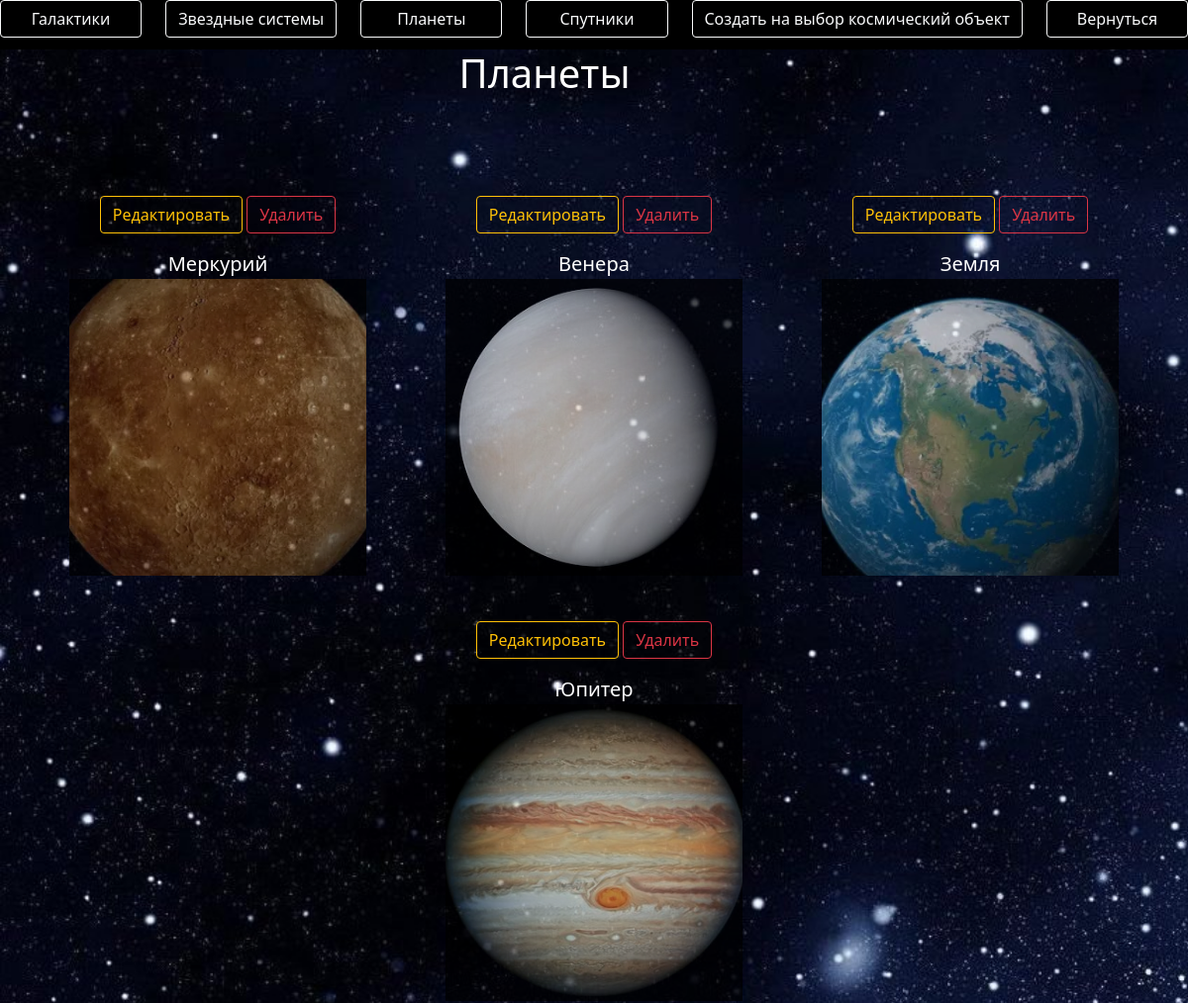
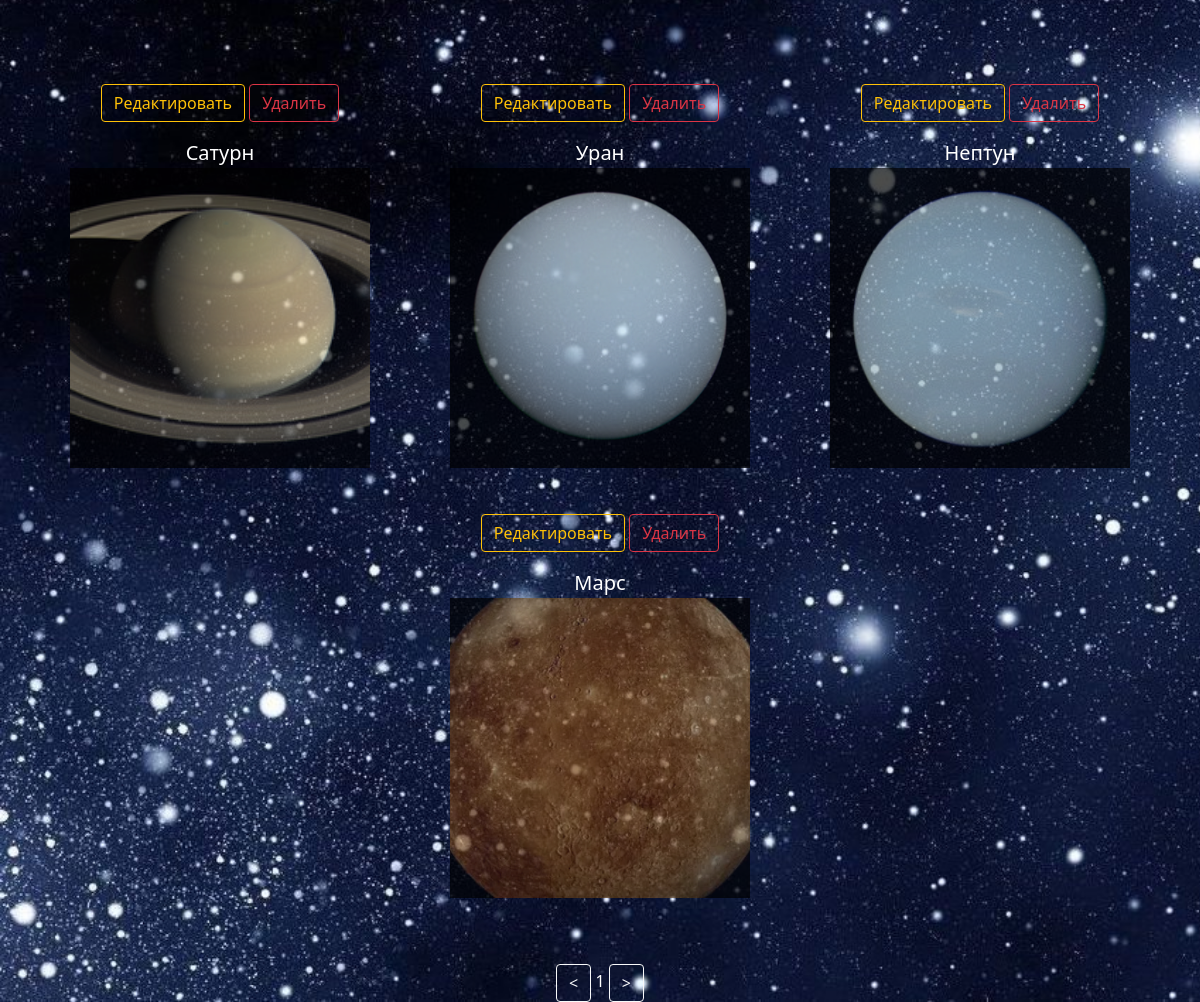
Page /planet/1 (signed in) on the committed database (2 pictures, top to bottom).
### data/planet.py (models this page shows)
class Planet(SqlAlchemyBase, UserMixin):
    __tablename__ = 'planets'
    id = sqlalchemy.Column(sqlalchemy.Integer,
                           primary_key=True, autoincrement=True)
    name = sqlalchemy.Column(sqlalchemy.String, nullable=True)
    star_system = sqlalchemy.Column(sqlalchemy.Integer, sqlalchemy.ForeignKey('star_systems.id'), nullable=True)
    text = sqlalchemy.Column(sqlalchemy.String, nullable=True)
    photo = sqlalchemy.Column(sqlalchemy.String, nullable=True)

### main.py (the view)
@app.route('/planet/<int:page>', methods=['GET', 'POST'])
def planets(page):
    form = CatalogForm()
    db_sess = db_session.create_session()
    arr = db_sess.query(Planet).filter(Planet.id != 1)
    arr = [x for x in arr]
    n = abs(-len(arr) // 8)
    arr = [x for x in arr[(page - 1) * 8:page * 8]]
    db_sess.close()
    if form.submit_left_page.data:
        if page > 1:
            return redirect(f'/planet/{page - 1}')
    if form.submit_right_page.data:
        if page < n:
            return redirect(f'/planet/{page + 1}')
    if form.submit_return.data:
        return redirect('/')
    if form.submit_galaxy.data:
        return redirect('/galaxy/1')
    if form.submit_star_systems.data:
        return redirect('/star_system/1')
    if form.submit_choise_create.data:
        return redirect('/choise_create')
    if form.submit_satellites.data:
        return redirect('/satellite/1')
    return render_template('planet.html', form=form, arr=arr, len_arr=len(arr), page=page)

### forms/catalog_form.py
class CatalogForm(FlaskForm):
    submit_galaxy = SubmitField('Галактики')
    submit_star_systems = SubmitField('Звездные системы')
    submit_planets = SubmitField('Планеты')
    submit_satellites = SubmitField('Спутники')
    submit_right_page = SubmitField('>')
    submit_left_page = SubmitField('<')
    submit_choise_create = SubmitField('Создать на выбор космический объект')
    submit_return = SubmitField('Вернуться')

### data/db_session.py (called while the page is built)
def create_session() -> Session:
    global __factory
    return __factory()

### main.py (called while the page is built)
@login_manager.user_loader
def load_user(user_id):
    db_sess = db_session.create_session()
    db_sess.close()
    return db_sess.query(User).get(user_id)

### templates/planet.html
{% extends "catalog.html" %}
{% block content %}
<h1 align="center" style="color: white; margin-right: 100px;">Планеты</h1>
{% if not arr %}
<h1 align="center" style="color: white; margin-right: 100px;">Планет пока нету</h1>
{% else %}
    <div class="container text-center" style="color: white; margin-top: 100px;" align="center">
            <div class="row">
                {% for i in arr[:4] %}
                <div class="col" style="">
                    {% if current_user.user_level >= 4 %}
                        <p><a href="/edit_planet/{{ i.id }}" class="btn btn-outline-warning">Редактировать</a>
                        <a href="/delete_planet/{{ i.id }}" class="btn btn-outline-danger">Удалить</a></p>
                    {% endif %}
                    {% if i.photo %}
                    <a class="navbar-brand" style="color: white;" href="/check_kosmos_body/{{i.id}}/planet">{{ i.name }}
                        <p><img src="{{url_for('static', filename=i.photo[7:])}}" style="width: 300px; height: 300px; object-fit: cover;  opacity: 0.7;"></p>
                    </a>
                    {% else %}
                    <div align="center">
                        <a class="navbar-brand" style="color: white;" href="/check_kosmos_body/{{i.id}}/planet}">{{ i.name }}
                        <div style="width: 300px; height: 300px; background-color: rgba(0, 0, 0, 0.5)" align="center">
                        </div></a>
                    </div>
                    {% endif %}
                </div>
                {% endfor %}
            </div>
            {% if len_arr > 4 %}
                <div class="row" style="margin-top: 40px;">
                    {% for i in arr[4:] %}
                        <div class="col" style="">
                        {% if current_user.user_level >= 4 %}
                            <p><a href="/edit_planet/{{ i.id }}" class="btn btn-outline-warning">Редактировать</a>
                            <a href="/delete_planet/{{ i.id }}" class="btn btn-outline-danger">Удалить</a></p>
                        {% endif %}
                            {% if i.photo %}
                            <a class="navbar-brand" style="color: white;" href="/check_kosmos_body/{{i.id}}/planet">{{ i.name }}
                                <p><img src="{{url_for('static', filename=i.photo[7:])}}" style="width: 300px; height: 300px; object-fit: cover;  opacity: 0.7;"></p>
                            </a>
                            {% else %}
                            <div align="center">
                                <a class="navbar-brand" style="color: white;" href="/check_kosmos_body/{{i.id}}/planet">{{ i.name }}
                                <div style="width: 300px; height: 300px; background-color: rgba(0, 0, 0, 0.5)" align="center">
                                </div></a>
                            </div>
                            {% endif %}
                        </div>
                    {% endfor %}
                </div>
            {% endif %}
    </div>
    <form action="" method="post" novalidate>
    <div align="center" style="margin-top: 20px;">
        {{ form.submit_left_page(type="submit", class="btn btn-outline-light") }}
        <span style="color: white;">{{ page }}</span>
        {{ form.submit_right_page(type="submit", class="btn btn-outline-light") }}
    </div>
    </form>
{% endif %}
{% endblock %}

### rows in the picture
Planet: name "Меркурий", photo (picture)
Planet: name "Венера", photo (picture)
Planet: name "Земля", photo (picture)
Planet: name "Юпитер", photo (picture)
Planet: name "Сатурн", photo (picture)
Planet: name "Уран", photo (picture)
Planet: name "Нептун", photo (picture)
Planet: name "Марс", photo (picture)

### other values in the picture
{{ page }} "1"
